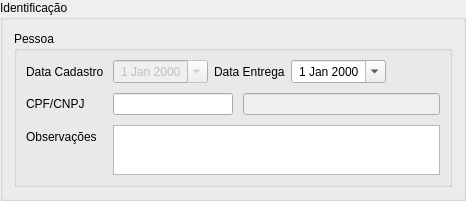
         <widget class="QGroupBox" name="groupBox_identificacao">
          <property name="sizePolicy">
           <sizepolicy hsizetype="Preferred" vsizetype="Fixed">
            <horstretch>0</horstretch>
            <verstretch>0</verstretch>
           </sizepolicy>
          </property>
          <property name="font">
           <font>
            <weight>50</weight>
            <bold>false</bold>
            <kerning>true</kerning>
           </font>
          </property>
          <property name="title">
           <string>Identificação</string>
          </property>
          <layout class="QGridLayout" name="gridLayout_2">
           <item row="0" column="0">
            <widget class="QGroupBox" name="formGroupBox_pessoa">
             <property name="sizePolicy">
              <sizepolicy hsizetype="Preferred" vsizetype="Fixed">
               <horstretch>0</horstretch>
               <verstretch>0</verstretch>
              </sizepolicy>
             </property>
             <property name="title">
              <string>Pessoa</string>
             </property>
             <layout class="QFormLayout" name="formLayout">
              <property name="horizontalSpacing">
               <number>9</number>
              </property>
              <property name="verticalSpacing">
               <number>10</number>
              </property>
              <item row="0" column="0">
               <widget class="QLabel" name="label">
                <property name="text">
                 <string>Data Cadastro</string>
                </property>
               </widget>
              </item>
              <item row="0" column="1">
               <layout class="QHBoxLayout" name="horizontalLayout_11">
                <property name="spacing">
                 <number>6</number>
                </property>
                <item>
                 <widget class="QDateEdit" name="dateEdit_cadastro">
                  <property name="enabled">
                   <bool>false</bool>
                  </property>
                  <property name="maximumSize">
                   <size>
                    <width>120</width>
                    <height>16777215</height>
                   </size>
                  </property>
                  <property name="wrapping">
                   <bool>false</bool>
                  </property>
                  <property name="frame">
                   <bool>true</bool>
                  </property>
                  <property name="alignment">
                   <set>Qt::AlignCenter</set>
                  </property>
                  <property name="accelerated">
                   <bool>false</bool>
                  </property>
                  <property name="showGroupSeparator" stdset="0">
                   <bool>true</bool>
                  </property>
                  <property name="calendarPopup">
                   <bool>true</bool>
                  </property>
                  <property name="timeSpec">
                   <enum>Qt::LocalTime</enum>
                  </property>
                 </widget>
                </item>
                <item>
                 <widget class="QLabel" name="label_data">
                  <property name="sizePolicy">
                   <sizepolicy hsizetype="Fixed" vsizetype="Preferred">
                    <horstretch>0</horstretch>
                    <verstretch>0</verstretch>
                   </sizepolicy>
                  </property>
                  <property name="text">
                   <string>Data Entrega</string>
                  </property>
                 </widget>
                </item>
                <item>
                 <widget class="QDateEdit" name="dateEdit_entrega">
                  <property name="maximumSize">
                   <size>
                    <width>120</width>
                    <height>16777215</height>
                   </size>
                  </property>
                  <property name="wrapping">
                   <bool>false</bool>
                  </property>
                  <property name="frame">
                   <bool>true</bool>
                  </property>
                  <property name="alignment">
                   <set>Qt::AlignCenter</set>
                  </property>
                  <property name="accelerated">
                   <bool>false</bool>
                  </property>
                  <property name="showGroupSeparator" stdset="0">
                   <bool>true</bool>
                  </property>
                  <property name="calendarPopup">
                   <bool>true</bool>
                  </property>
                  <property name="timeSpec">
                   <enum>Qt::LocalTime</enum>
                  </property>
                 </widget>
                </item>
                <item>
                 <spacer name="horizontalSpacer_3">
                  <property name="orientation">
                   <enum>Qt::Horizontal</enum>
                  </property>
                  <property name="sizeHint" stdset="0">
                   <size>
                    <width>40</width>
                    <height>20</height>
                   </size>
                  </property>
                 </spacer>
                </item>
                <item>
                 <widget class="QLabel" name="label_tipo_pedido">
                  <property name="palette">
                   <palette>
                    <active>
                     <colorrole role="Text">
                      <brush brushstyle="SolidPattern">
                       <color alpha="255">
                        <red>57</red>
                        <green>130</green>
                        <blue>12</blue>
                       </color>
                      </brush>
                     </colorrole>
                     <colorrole role="PlaceholderText">
                      <brush brushstyle="SolidPattern">
                       <color alpha="128">
                        <red>57</red>
                        <green>130</green>
                        <blue>12</blue>
                       </color>
                      </brush>
                     </colorrole>
                    </active>
                    <inactive>
                     <colorrole role="Text">
                      <brush brushstyle="SolidPattern">
                       <color alpha="255">
                        <red>4</red>
                        <green>77</green>
                        <blue>27</blue>
                       </color>
                      </brush>
                     </colorrole>
                     <colorrole role="PlaceholderText">
                      <brush brushstyle="SolidPattern">
                       <color alpha="128">
                        <red>57</red>
                        <green>130</green>
                        <blue>12</blue>
                       </color>
                      </brush>
                     </colorrole>
                    </inactive>
                    <disabled>
                     <colorrole role="Text">
                      <brush brushstyle="SolidPattern">
                       <color alpha="255">
                        <red>2</red>
                        <green>129</green>
                        <blue>0</blue>
                       </color>
                      </brush>
                     </colorrole>
                     <colorrole role="PlaceholderText">
                      <brush brushstyle="SolidPattern">
                       <color alpha="128">
                        <red>57</red>
                        <green>130</green>
                        <blue>12</blue>
                       </color>
                      </brush>
                     </colorrole>
                    </disabled>
                   </palette>
                  </property>
                  <property name="font">
                   <font>
                    <pointsize>10</pointsize>
                    <weight>75</weight>
                    <bold>true</bold>
                   </font>
                  </property>
                  <property name="text">
                   <string/>
                  </property>
                 </widget>
                </item>
               </layout>
              </item>
              <item row="1" column="0">
               <widget class="QLabel" name="label_documento">
                <property name="font">
                 <font>
                  <weight>50</weight>
                  <bold>false</bold>
                 </font>
                </property>
                <property name="text">
                 <string>CPF/CNPJ</string>
                </property>
               </widget>
              </item>
              <item row="1" column="1">
               <layout class="QHBoxLayout" name="horizontalLayout_2">
                <property name="spacing">
                 <number>10</number>
                </property>
                <item>
                 <widget class="QLineEdit" name="lineEdit_documento">
                  <property name="maximumSize">
                   <size>
                    <width>120</width>
                    <height>16777215</height>
                   </size>
                  </property>
                  <property name="maxLength">
                   <number>20</number>
                  </property>
                 </widget>
                </item>
                <item>
                 <widget class="QLineEdit" name="lineEdit_nome_pessoa">
                  <property name="enabled">
                   <bool>false</bool>
                  </property>
                 </widget>
                </item>
               </layout>
              </item>
              <item row="2" column="0">
               <widget class="QLabel" name="label_2">
                <property name="font">
                 <font>
                  <weight>50</weight>
                  <bold>false</bold>
                 </font>
                </property>
                <property name="text">
                 <string>Observações</string>
                </property>
               </widget>
              </item>
              <item row="2" column="1">
               <widget class="QTextEdit" name="textEdit_observacao">
                <property name="maximumSize">
                 <size>
                  <width>16777215</width>
                  <height>50</height>
                 </size>
                </property>
                <property name="midLineWidth">
                 <number>0</number>
                </property>
                <property name="autoFormatting">
                 <set>QTextEdit::AutoBulletList</set>
                </property>
                <property name="lineWrapColumnOrWidth">
                 <number>0</number>
                </property>
                <property name="readOnly">
                 <bool>false</bool>
                </property>
                <property name="textInteractionFlags">
                 <set>Qt::TextEditorInteraction</set>
                </property>
                <property name="placeholderText">
                 <string/>
                </property>
               </widget>
              </item>
             </layout>
            </widget>
           </item>
          </layout>
         </widget>
